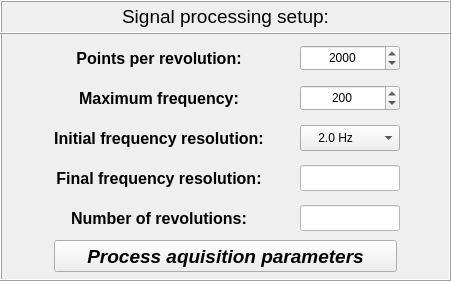
     <widget class="QFrame" name="frame_4">
      <property name="geometry">
       <rect>
        <x>20</x>
        <y>12</y>
        <width>451</width>
        <height>281</height>
       </rect>
      </property>
      <property name="frameShape">
       <enum>QFrame::Box</enum>
      </property>
      <property name="frameShadow">
       <enum>QFrame::Raised</enum>
      </property>
      <widget class="QLabel" name="label_4">
       <property name="geometry">
        <rect>
         <x>0</x>
         <y>0</y>
         <width>451</width>
         <height>34</height>
        </rect>
       </property>
       <property name="font">
        <font>
         <italic>false</italic>
        </font>
       </property>
       <property name="frameShape">
        <enum>QFrame::Box</enum>
       </property>
       <property name="frameShadow">
        <enum>QFrame::Raised</enum>
       </property>
       <property name="text">
        <string>&lt;html&gt;&lt;head/&gt;&lt;body&gt;&lt;p align=&quot;center&quot;&gt;&lt;span style=&quot; font-size:14pt;&quot;&gt;Signal processing setup:&lt;/span&gt;&lt;/p&gt;&lt;/body&gt;&lt;/html&gt;</string>
       </property>
       <property name="alignment">
        <set>Qt::AlignCenter</set>
       </property>
      </widget>
      <widget class="QWidget" name="gridLayoutWidget">
       <property name="geometry">
        <rect>
         <x>24</x>
         <y>40</y>
         <width>387</width>
         <height>199</height>
        </rect>
       </property>
       <layout class="QGridLayout" name="gridLayout">
        <item row="4" column="1">
         <widget class="QLineEdit" name="lineEdit_number_of_revolutions">
          <property name="enabled">
           <bool>false</bool>
          </property>
          <property name="minimumSize">
           <size>
            <width>100</width>
            <height>26</height>
           </size>
          </property>
          <property name="maximumSize">
           <size>
            <width>100</width>
            <height>26</height>
           </size>
          </property>
          <property name="font">
           <font>
            <family>Arial</family>
            <pointsize>12</pointsize>
            <weight>75</weight>
            <italic>true</italic>
            <bold>true</bold>
           </font>
          </property>
          <property name="styleSheet">
           <string notr="true">background-color: rgb(255, 255, 255);
color: rgb(0, 0, 0);</string>
          </property>
          <property name="alignment">
           <set>Qt::AlignCenter</set>
          </property>
         </widget>
        </item>
        <item row="0" column="0">
         <widget class="QLabel" name="label_37">
          <property name="minimumSize">
           <size>
            <width>200</width>
            <height>32</height>
           </size>
          </property>
          <property name="maximumSize">
           <size>
            <width>250</width>
            <height>32</height>
           </size>
          </property>
          <property name="font">
           <font>
            <family>Arial</family>
            <pointsize>12</pointsize>
            <weight>75</weight>
            <italic>false</italic>
            <bold>true</bold>
           </font>
          </property>
          <property name="text">
           <string>Points per revolution:</string>
          </property>
          <property name="alignment">
           <set>Qt::AlignCenter</set>
          </property>
         </widget>
        </item>
        <item row="4" column="0">
         <widget class="QLabel" name="label_40">
          <property name="minimumSize">
           <size>
            <width>200</width>
            <height>32</height>
           </size>
          </property>
          <property name="maximumSize">
           <size>
            <width>250</width>
            <height>32</height>
           </size>
          </property>
          <property name="font">
           <font>
            <family>Arial</family>
            <pointsize>12</pointsize>
            <weight>75</weight>
            <italic>false</italic>
            <bold>true</bold>
           </font>
          </property>
          <property name="text">
           <string>Number of revolutions:</string>
          </property>
          <property name="alignment">
           <set>Qt::AlignCenter</set>
          </property>
         </widget>
        </item>
        <item row="3" column="1">
         <widget class="QLineEdit" name="lineEdit_frequency_resolution">
          <property name="enabled">
           <bool>false</bool>
          </property>
          <property name="minimumSize">
           <size>
            <width>100</width>
            <height>26</height>
           </size>
          </property>
          <property name="maximumSize">
           <size>
            <width>100</width>
            <height>26</height>
           </size>
          </property>
          <property name="font">
           <font>
            <family>Arial</family>
            <pointsize>12</pointsize>
            <weight>75</weight>
            <italic>true</italic>
            <bold>true</bold>
           </font>
          </property>
          <property name="styleSheet">
           <string notr="true">background-color: rgb(255, 255, 255);
color: rgb(0, 0, 0);</string>
          </property>
          <property name="alignment">
           <set>Qt::AlignCenter</set>
          </property>
         </widget>
        </item>
        <item row="3" column="0">
         <widget class="QLabel" name="label_39">
          <property name="minimumSize">
           <size>
            <width>200</width>
            <height>32</height>
           </size>
          </property>
          <property name="maximumSize">
           <size>
            <width>250</width>
            <height>32</height>
           </size>
          </property>
          <property name="font">
           <font>
            <family>Arial</family>
            <pointsize>12</pointsize>
            <weight>75</weight>
            <italic>false</italic>
            <bold>true</bold>
           </font>
          </property>
          <property name="text">
           <string>Final frequency resolution:</string>
          </property>
          <property name="alignment">
           <set>Qt::AlignCenter</set>
          </property>
         </widget>
        </item>
        <item row="2" column="1" alignment="Qt::AlignHCenter|Qt::AlignVCenter">
         <widget class="QComboBox" name="comboBox_frequency_resolution">
          <property name="minimumSize">
           <size>
            <width>100</width>
            <height>26</height>
           </size>
          </property>
          <property name="maximumSize">
           <size>
            <width>100</width>
            <height>26</height>
           </size>
          </property>
          <property name="layoutDirection">
           <enum>Qt::LeftToRight</enum>
          </property>
          <property name="currentIndex">
           <number>4</number>
          </property>
          <item>
           <property name="text">
            <string>    0.1 Hz</string>
           </property>
          </item>
          <item>
           <property name="text">
            <string>    0.2 Hz</string>
           </property>
          </item>
          <item>
           <property name="text">
            <string>    0.5Hz</string>
           </property>
          </item>
          <item>
           <property name="text">
            <string>    1.0 Hz</string>
           </property>
          </item>
          <item>
           <property name="text">
            <string>    2.0 Hz</string>
           </property>
          </item>
         </widget>
        </item>
        <item row="0" column="1">
         <widget class="QSpinBox" name="spinBox_number_of_points">
          <property name="minimumSize">
           <size>
            <width>100</width>
            <height>26</height>
           </size>
          </property>
          <property name="maximumSize">
           <size>
            <width>100</width>
            <height>26</height>
           </size>
          </property>
          <property name="alignment">
           <set>Qt::AlignCenter</set>
          </property>
          <property name="minimum">
           <number>1000</number>
          </property>
          <property name="maximum">
           <number>10000</number>
          </property>
          <property name="singleStep">
           <number>1000</number>
          </property>
          <property name="value">
           <number>2000</number>
          </property>
         </widget>
        </item>
        <item row="2" column="0">
         <widget class="QLabel" name="label_38">
          <property name="minimumSize">
           <size>
            <width>200</width>
            <height>32</height>
           </size>
          </property>
          <property name="maximumSize">
           <size>
            <width>250</width>
            <height>32</height>
           </size>
          </property>
          <property name="font">
           <font>
            <family>Arial</family>
            <pointsize>12</pointsize>
            <weight>75</weight>
            <italic>false</italic>
            <bold>true</bold>
           </font>
          </property>
          <property name="text">
           <string>Initial frequency resolution:</string>
          </property>
          <property name="alignment">
           <set>Qt::AlignCenter</set>
          </property>
         </widget>
        </item>
        <item row="1" column="0">
         <widget class="QLabel" name="label_41">
          <property name="minimumSize">
           <size>
            <width>200</width>
            <height>32</height>
           </size>
          </property>
          <property name="maximumSize">
           <size>
            <width>250</width>
            <height>32</height>
           </size>
          </property>
          <property name="font">
           <font>
            <family>Arial</family>
            <pointsize>12</pointsize>
            <weight>75</weight>
            <italic>false</italic>
            <bold>true</bold>
           </font>
          </property>
          <property name="text">
           <string>Maximum frequency:</string>
          </property>
          <property name="alignment">
           <set>Qt::AlignCenter</set>
          </property>
         </widget>
        </item>
        <item row="1" column="1">
         <widget class="QSpinBox" name="spinBox_max_frequency">
          <property name="minimumSize">
           <size>
            <width>100</width>
            <height>26</height>
           </size>
          </property>
          <property name="maximumSize">
           <size>
            <width>100</width>
            <height>26</height>
           </size>
          </property>
          <property name="alignment">
           <set>Qt::AlignCenter</set>
          </property>
          <property name="minimum">
           <number>100</number>
          </property>
          <property name="maximum">
           <number>1000</number>
          </property>
          <property name="singleStep">
           <number>10</number>
          </property>
          <property name="value">
           <number>200</number>
          </property>
         </widget>
        </item>
       </layout>
      </widget>
      <widget class="QPushButton" name="pushButton_process_aquisition_parameters">
       <property name="geometry">
        <rect>
         <x>54</x>
         <y>240</y>
         <width>343</width>
         <height>32</height>
        </rect>
       </property>
       <property name="font">
        <font>
         <family>Arial</family>
         <pointsize>14</pointsize>
         <weight>75</weight>
         <italic>true</italic>
         <bold>true</bold>
        </font>
       </property>
       <property name="text">
        <string>Process aquisition parameters</string>
       </property>
      </widget>
     </widget>
